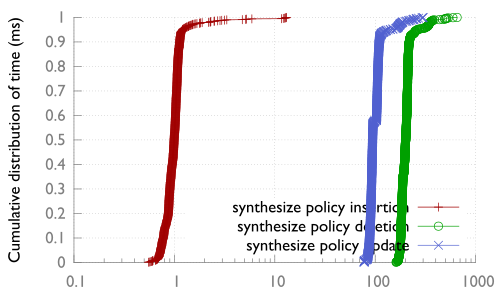

Reproduce this figure in gnuplot.
reset
set terminal pdfcairo font "Gill Sans,9" linewidth 2 rounded fontscale 1

set logscale x

set style line 80 lt rgb "#808080"
set style line 81 lt 0  #dashed
set style line 81 lt rgb "#808080"
set grid back linestyle 81
set border 3 back linestyle 80

set style line 1 lt rgb "#A00000" lw 1 pt 1 ps 1
set style line 2 lt rgb "#00A000" lw 1 pt 6 ps 1
set style line 3 lt rgb "#5060D0" lw 1 pt 2 ps 1
set style line 4 lt rgb "#F25900" lw 1 pt 9 ps 1

set xtics nomirror
set ytics nomirror
set key bottom right

set ylabel "Cumulative distribution of time (ms)"
set output "/Users/anduo/Documents/NSDI15/codes/prototype/dat/obs_synthesis_cdf1000_new.pdf"

plot "/Users/anduo/Documents/NSDI15/codes/prototype/dat/obs_synthesis_cdf1000.dat" using 2:1 title "synthesize policy insertion" with lp ls 1,\
 '' using 3:1 title "synthesize policy deletion" with lp ls 2,\
 '' using 4:1 title "synthesize policy update" with lp ls 3
